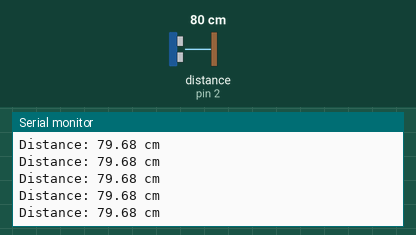
Bench run of a sketch on a simulated Arduino Uno, built with avr-gcc and run on an emulated ATmega328P. On the bench: the last lines printed to the serial monitor. Wiring (inferred from the names in the program): ultrasonic range finder: trigger pin 3; echo pin 2. The test bench sets the inputs (shaded band); at power-on: distance to the obstacle (sensor on pin 2) 80 cm. The echo pulse lasts 58.3 µs per cm.

Above: at 1.2 s.
1.3 s: distance to the obstacle (sensor on pin 2) set to 120 cm
At 1.49 s:
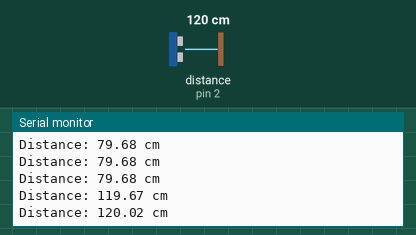
4.3 s: distance to the obstacle (sensor on pin 2) set to 35 cm
At 4.3 s:
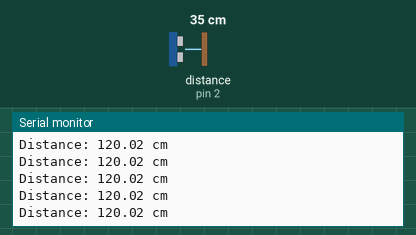
7.3 s: distance to the obstacle (sensor on pin 2) set to 250 cm
At 7.4 s:
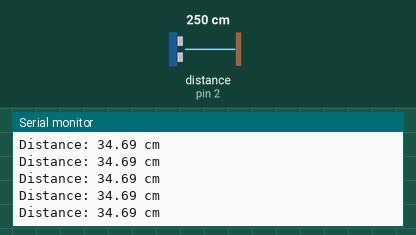
Timing chart, 0 to 10.3 s (numbered marks = the images above; inputs shaded):
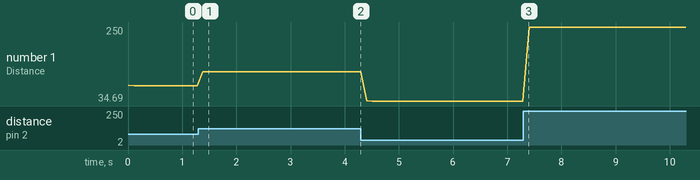

Measured:
- after the input at 1.3 s, the serial monitor: prints a new line after 0.08 s (image 1)
- plotted number 1: 79.68 → 120.02 after the input at 1.3 s, 120.02 → 34.69 after the input at 4.3 s, 34.69 → 250 after the input at 7.3 s

The sketch:

Task-3_Sonar_reader.ino
```cpp
const uint8_t TRIG = 3;
const uint8_t ECHO = 2;

void setup() {
  Serial.begin(9600);
  pinMode(TRIG, OUTPUT);
  pinMode(ECHO, INPUT);
  digitalWrite(TRIG, LOW);
}

void loop() {
  // send trigger pulse
  digitalWrite(TRIG, LOW);
  delayMicroseconds(2);
  digitalWrite(TRIG, HIGH);
  delayMicroseconds(10);
  digitalWrite(TRIG, LOW);

  // Measure echo duration
  unsigned long duration = pulseIn(ECHO, HIGH, 30000);

  if (duration > 0) {
    float cm = duration * 0.0343 / 2.0;
    Serial.print("Distance: ");
    Serial.print(cm);
    Serial.println(" cm");
    digitalWrite(LED_BUILTIN, cm < 20 ? HIGH : LOW);
  } else {
    Serial.println("No echo received");
  }
  delay(100);
}
```
